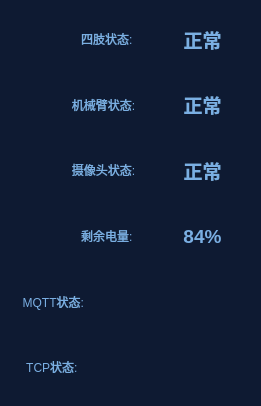
<?xml version="1.0" encoding="UTF-8"?>
<ui version="4.0">
 <class>SystemState</class>
 <widget class="QWidget" name="SystemState">
  <property name="geometry">
   <rect>
    <x>0</x>
    <y>0</y>
    <width>261</width>
    <height>406</height>
   </rect>
  </property>
  <property name="windowTitle">
   <string>Form</string>
  </property>
  <property name="styleSheet">
   <string notr="true">QLabel
{
color: rgb(122, 175, 227);
font: 12pt &quot;楷体&quot;;
border:0px
}
QWidget
{
border:0px
}
#SystemState
{
background-color: rgb(14, 26, 50);
}
#widget
{
background-color: rgb(14, 26, 50);
}</string>
  </property>
  <layout class="QVBoxLayout" name="verticalLayout">
   <property name="spacing">
    <number>5</number>
   </property>
   <property name="leftMargin">
    <number>0</number>
   </property>
   <property name="topMargin">
    <number>0</number>
   </property>
   <property name="rightMargin">
    <number>0</number>
   </property>
   <property name="bottomMargin">
    <number>0</number>
   </property>
   <item>
    <widget class="QWidget" name="widget" native="true">
     <layout class="QVBoxLayout" name="verticalLayout_2">
      <item>
       <widget class="QWidget" name="FeedingWidget" native="true">
        <layout class="QHBoxLayout" name="horizontalLayout">
         <property name="spacing">
          <number>0</number>
         </property>
         <property name="leftMargin">
          <number>0</number>
         </property>
         <property name="topMargin">
          <number>0</number>
         </property>
         <property name="rightMargin">
          <number>0</number>
         </property>
         <property name="bottomMargin">
          <number>0</number>
         </property>
         <item>
          <widget class="QLabel" name="FeedingIcon">
           <property name="maximumSize">
            <size>
             <width>45</width>
             <height>45</height>
            </size>
           </property>
           <property name="styleSheet">
            <string notr="true">#FeedingIcon
{
border-image: url(:/ptr/StateFeeding.png);
}</string>
           </property>
           <property name="text">
            <string/>
           </property>
           <property name="pixmap">
            <pixmap resource="res.qrc">:/ptr/LegAll.png</pixmap>
           </property>
           <property name="scaledContents">
            <bool>true</bool>
           </property>
           <property name="alignment">
            <set>Qt::AlignCenter</set>
           </property>
          </widget>
         </item>
         <item>
          <widget class="QLabel" name="FeedingText">
           <property name="styleSheet">
            <string notr="true"/>
           </property>
           <property name="text">
            <string>  四肢状态:</string>
           </property>
           <property name="alignment">
            <set>Qt::AlignCenter</set>
           </property>
          </widget>
         </item>
         <item>
          <widget class="QLabel" name="FeedingType">
           <property name="styleSheet">
            <string notr="true">font: 14pt ;
font-weight:bold;
</string>
           </property>
           <property name="text">
            <string>正常</string>
           </property>
           <property name="pixmap">
            <pixmap>:/ptr/TypeClose.png</pixmap>
           </property>
           <property name="scaledContents">
            <bool>true</bool>
           </property>
           <property name="alignment">
            <set>Qt::AlignCenter</set>
           </property>
          </widget>
         </item>
        </layout>
       </widget>
      </item>
      <item>
       <widget class="QWidget" name="TempWidget" native="true">
        <layout class="QHBoxLayout" name="horizontalLayout_2">
         <property name="spacing">
          <number>0</number>
         </property>
         <property name="leftMargin">
          <number>0</number>
         </property>
         <property name="topMargin">
          <number>0</number>
         </property>
         <property name="rightMargin">
          <number>0</number>
         </property>
         <property name="bottomMargin">
          <number>0</number>
         </property>
         <item>
          <widget class="QLabel" name="TempIcon">
           <property name="maximumSize">
            <size>
             <width>45</width>
             <height>45</height>
            </size>
           </property>
           <property name="text">
            <string/>
           </property>
           <property name="pixmap">
            <pixmap resource="res.qrc">:/ptr/JXB.png</pixmap>
           </property>
           <property name="scaledContents">
            <bool>true</bool>
           </property>
           <property name="alignment">
            <set>Qt::AlignCenter</set>
           </property>
          </widget>
         </item>
         <item>
          <widget class="QLabel" name="TempText">
           <property name="styleSheet">
            <string notr="true"/>
           </property>
           <property name="text">
            <string>机械臂状态:</string>
           </property>
           <property name="alignment">
            <set>Qt::AlignCenter</set>
           </property>
          </widget>
         </item>
         <item>
          <widget class="QLabel" name="TempType">
           <property name="styleSheet">
            <string notr="true">font: 14pt ;
font-weight:bold;
</string>
           </property>
           <property name="text">
            <string>正常</string>
           </property>
           <property name="pixmap">
            <pixmap>:/ptr/TypeClose.png</pixmap>
           </property>
           <property name="scaledContents">
            <bool>true</bool>
           </property>
           <property name="alignment">
            <set>Qt::AlignCenter</set>
           </property>
          </widget>
         </item>
        </layout>
       </widget>
      </item>
      <item>
       <widget class="QWidget" name="WaterLevelWidget" native="true">
        <layout class="QHBoxLayout" name="horizontalLayout_3">
         <property name="spacing">
          <number>0</number>
         </property>
         <property name="leftMargin">
          <number>0</number>
         </property>
         <property name="topMargin">
          <number>0</number>
         </property>
         <property name="rightMargin">
          <number>0</number>
         </property>
         <property name="bottomMargin">
          <number>0</number>
         </property>
         <item>
          <widget class="QLabel" name="WaterLevelIcon">
           <property name="maximumSize">
            <size>
             <width>45</width>
             <height>45</height>
            </size>
           </property>
           <property name="text">
            <string/>
           </property>
           <property name="pixmap">
            <pixmap resource="res.qrc">:/ptr/video.png</pixmap>
           </property>
           <property name="scaledContents">
            <bool>true</bool>
           </property>
           <property name="alignment">
            <set>Qt::AlignCenter</set>
           </property>
          </widget>
         </item>
         <item>
          <widget class="QLabel" name="WaterLevelText">
           <property name="styleSheet">
            <string notr="true"/>
           </property>
           <property name="text">
            <string>摄像头状态:</string>
           </property>
           <property name="alignment">
            <set>Qt::AlignCenter</set>
           </property>
          </widget>
         </item>
         <item>
          <widget class="QLabel" name="WaterLevelType">
           <property name="styleSheet">
            <string notr="true">font: 14pt ;
font-weight:bold;
</string>
           </property>
           <property name="text">
            <string>正常</string>
           </property>
           <property name="pixmap">
            <pixmap>:/ptr/TypeClose.png</pixmap>
           </property>
           <property name="scaledContents">
            <bool>true</bool>
           </property>
           <property name="alignment">
            <set>Qt::AlignCenter</set>
           </property>
          </widget>
         </item>
        </layout>
       </widget>
      </item>
      <item>
       <widget class="QWidget" name="DianYuanWidget" native="true">
        <layout class="QHBoxLayout" name="horizontalLayout_5">
         <property name="spacing">
          <number>0</number>
         </property>
         <property name="leftMargin">
          <number>0</number>
         </property>
         <property name="topMargin">
          <number>0</number>
         </property>
         <property name="rightMargin">
          <number>0</number>
         </property>
         <property name="bottomMargin">
          <number>0</number>
         </property>
         <item>
          <widget class="QLabel" name="DianYuanIcon">
           <property name="maximumSize">
            <size>
             <width>45</width>
             <height>45</height>
            </size>
           </property>
           <property name="text">
            <string/>
           </property>
           <property name="pixmap">
            <pixmap resource="res.qrc">:/ptr/StateDianYuan.png</pixmap>
           </property>
           <property name="scaledContents">
            <bool>true</bool>
           </property>
           <property name="alignment">
            <set>Qt::AlignCenter</set>
           </property>
          </widget>
         </item>
         <item>
          <widget class="QLabel" name="DianYuanText">
           <property name="styleSheet">
            <string notr="true"/>
           </property>
           <property name="text">
            <string>  剩余电量:</string>
           </property>
           <property name="alignment">
            <set>Qt::AlignCenter</set>
           </property>
          </widget>
         </item>
         <item>
          <widget class="QLabel" name="DianYuanType">
           <property name="styleSheet">
            <string notr="true">font: 14pt ;
font-weight:bold;
</string>
           </property>
           <property name="text">
            <string>84%</string>
           </property>
           <property name="pixmap">
            <pixmap>:/ptr/TypeClose.png</pixmap>
           </property>
           <property name="scaledContents">
            <bool>true</bool>
           </property>
           <property name="alignment">
            <set>Qt::AlignCenter</set>
           </property>
          </widget>
         </item>
        </layout>
       </widget>
      </item>
      <item>
       <widget class="QWidget" name="PCWidget" native="true">
        <layout class="QHBoxLayout" name="horizontalLayout_9">
         <property name="spacing">
          <number>0</number>
         </property>
         <property name="leftMargin">
          <number>0</number>
         </property>
         <property name="topMargin">
          <number>0</number>
         </property>
         <property name="rightMargin">
          <number>0</number>
         </property>
         <property name="bottomMargin">
          <number>0</number>
         </property>
         <item>
          <widget class="QLabel" name="PCIcon">
           <property name="maximumSize">
            <size>
             <width>45</width>
             <height>45</height>
            </size>
           </property>
           <property name="text">
            <string/>
           </property>
           <property name="pixmap">
            <pixmap resource="res.qrc">:/ptr/mqttIcon.png</pixmap>
           </property>
           <property name="scaledContents">
            <bool>true</bool>
           </property>
           <property name="alignment">
            <set>Qt::AlignCenter</set>
           </property>
          </widget>
         </item>
         <item>
          <widget class="QLabel" name="PCText">
           <property name="styleSheet">
            <string notr="true"/>
           </property>
           <property name="text">
            <string>  MQTT状态:</string>
           </property>
           <property name="alignment">
            <set>Qt::AlignCenter</set>
           </property>
          </widget>
         </item>
         <item>
          <spacer name="PCTH1">
           <property name="orientation">
            <enum>Qt::Horizontal</enum>
           </property>
           <property name="sizeHint" stdset="0">
            <size>
             <width>40</width>
             <height>20</height>
            </size>
           </property>
          </spacer>
         </item>
         <item>
          <widget class="QLabel" name="PCType">
           <property name="maximumSize">
            <size>
             <width>50</width>
             <height>50</height>
            </size>
           </property>
           <property name="text">
            <string/>
           </property>
           <property name="pixmap">
            <pixmap resource="res.qrc">:/ptr/NOtype.png</pixmap>
           </property>
           <property name="scaledContents">
            <bool>true</bool>
           </property>
           <property name="alignment">
            <set>Qt::AlignCenter</set>
           </property>
          </widget>
         </item>
         <item>
          <spacer name="PCTH2">
           <property name="orientation">
            <enum>Qt::Horizontal</enum>
           </property>
           <property name="sizeHint" stdset="0">
            <size>
             <width>40</width>
             <height>20</height>
            </size>
           </property>
          </spacer>
         </item>
        </layout>
       </widget>
      </item>
      <item>
       <widget class="QWidget" name="YJWidget" native="true">
        <layout class="QHBoxLayout" name="horizontalLayout_7">
         <property name="spacing">
          <number>0</number>
         </property>
         <property name="leftMargin">
          <number>0</number>
         </property>
         <property name="topMargin">
          <number>0</number>
         </property>
         <property name="rightMargin">
          <number>0</number>
         </property>
         <property name="bottomMargin">
          <number>0</number>
         </property>
         <item>
          <widget class="QLabel" name="YJIcon">
           <property name="maximumSize">
            <size>
             <width>45</width>
             <height>45</height>
            </size>
           </property>
           <property name="text">
            <string/>
           </property>
           <property name="pixmap">
            <pixmap resource="res.qrc">:/ptr/tcpIcon.png</pixmap>
           </property>
           <property name="scaledContents">
            <bool>true</bool>
           </property>
           <property name="alignment">
            <set>Qt::AlignCenter</set>
           </property>
          </widget>
         </item>
         <item>
          <widget class="QLabel" name="YJText">
           <property name="styleSheet">
            <string notr="true"/>
           </property>
           <property name="text">
            <string>   TCP状态:</string>
           </property>
           <property name="alignment">
            <set>Qt::AlignCenter</set>
           </property>
          </widget>
         </item>
         <item>
          <spacer name="YJTH1">
           <property name="orientation">
            <enum>Qt::Horizontal</enum>
           </property>
           <property name="sizeHint" stdset="0">
            <size>
             <width>40</width>
             <height>20</height>
            </size>
           </property>
          </spacer>
         </item>
         <item>
          <widget class="QLabel" name="YJType">
           <property name="maximumSize">
            <size>
             <width>50</width>
             <height>50</height>
            </size>
           </property>
           <property name="text">
            <string/>
           </property>
           <property name="pixmap">
            <pixmap resource="res.qrc">:/ptr/NOtype.png</pixmap>
           </property>
           <property name="scaledContents">
            <bool>true</bool>
           </property>
           <property name="alignment">
            <set>Qt::AlignCenter</set>
           </property>
          </widget>
         </item>
         <item>
          <spacer name="YJTH2">
           <property name="orientation">
            <enum>Qt::Horizontal</enum>
           </property>
           <property name="sizeHint" stdset="0">
            <size>
             <width>40</width>
             <height>20</height>
            </size>
           </property>
          </spacer>
         </item>
        </layout>
       </widget>
      </item>
     </layout>
    </widget>
   </item>
  </layout>
 </widget>
 <resources>
  <include location="res.qrc"/>
 </resources>
 <connections/>
</ui>
